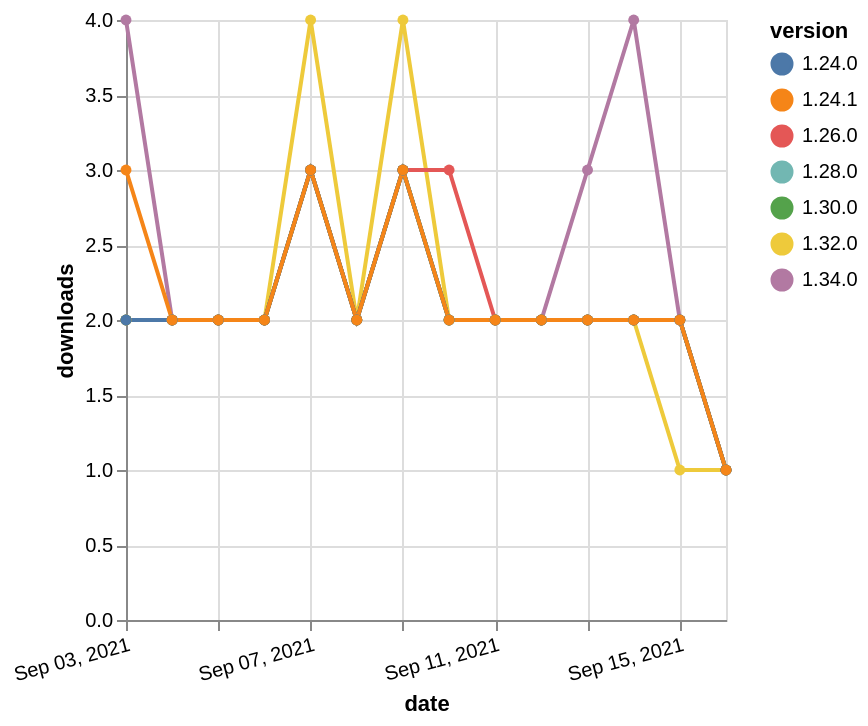

The specification (Vega-Lite) saved for this image:
### Vega-Lite specification from a JSON file in a GitHub repository (floating-point values rounded to 4 significant figures)
{"$schema": "https://vega.github.io/schema/vega-lite/v5.json", "description": "A simple bar chart with embedded data.", "data": {"values": [{"date": "2021-09-03", "total": 215, "delta": 4, "version": "1.34.0"}, {"date": "2021-09-04", "total": 217, "delta": 2, "version": "1.34.0"}, {"date": "2021-09-05", "total": 219, "delta": 2, "version": "1.34.0"}, {"date": "2021-09-06", "total": 221, "delta": 2, "version": "1.34.0"}, {"date": "2021-09-07", "total": 224, "delta": 3, "version": "1.34.0"}, {"date": "2021-09-08", "total": 226, "delta": 2, "version": "1.34.0"}, {"date": "2021-09-09", "total": 229, "delta": 3, "version": "1.34.0"}, {"date": "2021-09-10", "total": 231, "delta": 2, "version": "1.34.0"}, {"date": "2021-09-11", "total": 233, "delta": 2, "version": "1.34.0"}, {"date": "2021-09-12", "total": 235, "delta": 2, "version": "1.34.0"}, {"date": "2021-09-13", "total": 238, "delta": 3, "version": "1.34.0"}, {"date": "2021-09-14", "total": 242, "delta": 4, "version": "1.34.0"}, {"date": "2021-09-15", "total": 244, "delta": 2, "version": "1.34.0"}, {"date": "2021-09-16", "total": 245, "delta": 1, "version": "1.34.0"}, {"date": "2021-09-03", "total": 686, "delta": 2, "version": "1.32.0"}, {"date": "2021-09-04", "total": 688, "delta": 2, "version": "1.32.0"}, {"date": "2021-09-05", "total": 690, "delta": 2, "version": "1.32.0"}, {"date": "2021-09-06", "total": 692, "delta": 2, "version": "1.32.0"}, {"date": "2021-09-07", "total": 696, "delta": 4, "version": "1.32.0"}, {"date": "2021-09-08", "total": 698, "delta": 2, "version": "1.32.0"}, {"date": "2021-09-09", "total": 702, "delta": 4, "version": "1.32.0"}, {"date": "2021-09-10", "total": 704, "delta": 2, "version": "1.32.0"}, {"date": "2021-09-11", "total": 706, "delta": 2, "version": "1.32.0"}, {"date": "2021-09-12", "total": 708, "delta": 2, "version": "1.32.0"}, {"date": "2021-09-13", "total": 710, "delta": 2, "version": "1.32.0"}, {"date": "2021-09-14", "total": 712, "delta": 2, "version": "1.32.0"}, {"date": "2021-09-15", "total": 713, "delta": 1, "version": "1.32.0"}, {"date": "2021-09-16", "total": 714, "delta": 1, "version": "1.32.0"}, {"date": "2021-09-03", "total": 1464, "delta": 2, "version": "1.28.0"}, {"date": "2021-09-04", "total": 1466, "delta": 2, "version": "1.28.0"}, {"date": "2021-09-05", "total": 1468, "delta": 2, "version": "1.28.0"}, {"date": "2021-09-06", "total": 1470, "delta": 2, "version": "1.28.0"}, {"date": "2021-09-07", "total": 1473, "delta": 3, "version": "1.28.0"}, {"date": "2021-09-08", "total": 1475, "delta": 2, "version": "1.28.0"}, {"date": "2021-09-09", "total": 1478, "delta": 3, "version": "1.28.0"}, {"date": "2021-09-10", "total": 1480, "delta": 2, "version": "1.28.0"}, {"date": "2021-09-11", "total": 1482, "delta": 2, "version": "1.28.0"}, {"date": "2021-09-12", "total": 1484, "delta": 2, "version": "1.28.0"}, {"date": "2021-09-13", "total": 1486, "delta": 2, "version": "1.28.0"}, {"date": "2021-09-14", "total": 1488, "delta": 2, "version": "1.28.0"}, {"date": "2021-09-15", "total": 1490, "delta": 2, "version": "1.28.0"}, {"date": "2021-09-16", "total": 1491, "delta": 1, "version": "1.28.0"}, {"date": "2021-09-03", "total": 1692, "delta": 2, "version": "1.26.0"}, {"date": "2021-09-04", "total": 1694, "delta": 2, "version": "1.26.0"}, {"date": "2021-09-05", "total": 1696, "delta": 2, "version": "1.26.0"}, {"date": "2021-09-06", "total": 1698, "delta": 2, "version": "1.26.0"}, {"date": "2021-09-07", "total": 1701, "delta": 3, "version": "1.26.0"}, {"date": "2021-09-08", "total": 1703, "delta": 2, "version": "1.26.0"}, {"date": "2021-09-09", "total": 1706, "delta": 3, "version": "1.26.0"}, {"date": "2021-09-10", "total": 1709, "delta": 3, "version": "1.26.0"}, {"date": "2021-09-11", "total": 1711, "delta": 2, "version": "1.26.0"}, {"date": "2021-09-12", "total": 1713, "delta": 2, "version": "1.26.0"}, {"date": "2021-09-13", "total": 1715, "delta": 2, "version": "1.26.0"}, {"date": "2021-09-14", "total": 1717, "delta": 2, "version": "1.26.0"}, {"date": "2021-09-15", "total": 1719, "delta": 2, "version": "1.26.0"}, {"date": "2021-09-16", "total": 1720, "delta": 1, "version": "1.26.0"}, {"date": "2021-09-03", "total": 988, "delta": 2, "version": "1.30.0"}, {"date": "2021-09-04", "total": 990, "delta": 2, "version": "1.30.0"}, {"date": "2021-09-05", "total": 992, "delta": 2, "version": "1.30.0"}, {"date": "2021-09-06", "total": 994, "delta": 2, "version": "1.30.0"}, {"date": "2021-09-07", "total": 997, "delta": 3, "version": "1.30.0"}, {"date": "2021-09-08", "total": 999, "delta": 2, "version": "1.30.0"}, {"date": "2021-09-09", "total": 1002, "delta": 3, "version": "1.30.0"}, {"date": "2021-09-10", "total": 1004, "delta": 2, "version": "1.30.0"}, {"date": "2021-09-11", "total": 1006, "delta": 2, "version": "1.30.0"}, {"date": "2021-09-12", "total": 1008, "delta": 2, "version": "1.30.0"}, {"date": "2021-09-13", "total": 1010, "delta": 2, "version": "1.30.0"}, {"date": "2021-09-14", "total": 1012, "delta": 2, "version": "1.30.0"}, {"date": "2021-09-15", "total": 1014, "delta": 2, "version": "1.30.0"}, {"date": "2021-09-16", "total": 1015, "delta": 1, "version": "1.30.0"}, {"date": "2021-09-03", "total": 2068, "delta": 2, "version": "1.24.0"}, {"date": "2021-09-04", "total": 2070, "delta": 2, "version": "1.24.0"}, {"date": "2021-09-05", "total": 2072, "delta": 2, "version": "1.24.0"}, {"date": "2021-09-06", "total": 2074, "delta": 2, "version": "1.24.0"}, {"date": "2021-09-07", "total": 2077, "delta": 3, "version": "1.24.0"}, {"date": "2021-09-08", "total": 2079, "delta": 2, "version": "1.24.0"}, {"date": "2021-09-09", "total": 2082, "delta": 3, "version": "1.24.0"}, {"date": "2021-09-10", "total": 2084, "delta": 2, "version": "1.24.0"}, {"date": "2021-09-11", "total": 2086, "delta": 2, "version": "1.24.0"}, {"date": "2021-09-12", "total": 2088, "delta": 2, "version": "1.24.0"}, {"date": "2021-09-13", "total": 2090, "delta": 2, "version": "1.24.0"}, {"date": "2021-09-14", "total": 2092, "delta": 2, "version": "1.24.0"}, {"date": "2021-09-15", "total": 2094, "delta": 2, "version": "1.24.0"}, {"date": "2021-09-16", "total": 2095, "delta": 1, "version": "1.24.0"}, {"date": "2021-09-03", "total": 1967, "delta": 3, "version": "1.24.1"}, {"date": "2021-09-04", "total": 1969, "delta": 2, "version": "1.24.1"}, {"date": "2021-09-05", "total": 1971, "delta": 2, "version": "1.24.1"}, {"date": "2021-09-06", "total": 1973, "delta": 2, "version": "1.24.1"}, {"date": "2021-09-07", "total": 1976, "delta": 3, "version": "1.24.1"}, {"date": "2021-09-08", "total": 1978, "delta": 2, "version": "1.24.1"}, {"date": "2021-09-09", "total": 1981, "delta": 3, "version": "1.24.1"}, {"date": "2021-09-10", "total": 1983, "delta": 2, "version": "1.24.1"}, {"date": "2021-09-11", "total": 1985, "delta": 2, "version": "1.24.1"}, {"date": "2021-09-12", "total": 1987, "delta": 2, "version": "1.24.1"}, {"date": "2021-09-13", "total": 1989, "delta": 2, "version": "1.24.1"}, {"date": "2021-09-14", "total": 1991, "delta": 2, "version": "1.24.1"}, {"date": "2021-09-15", "total": 1993, "delta": 2, "version": "1.24.1"}, {"date": "2021-09-16", "total": 1994, "delta": 1, "version": "1.24.1"}]}, "width": "container", "mark": {"type": "line", "point": {"filled": true}}, "encoding": {"x": {"field": "date", "type": "temporal", "timeUnit": "yearmonthdate", "title": "date", "axis": {"labelAngle": -15}}, "y": {"field": "delta", "type": "quantitative", "title": "downloads"}, "color": {"field": "version", "type": "nominal"}, "tooltip": {"field": "delta"}}}
